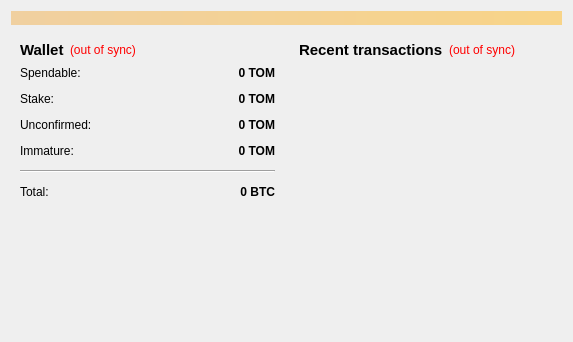
<?xml version="1.0" encoding="UTF-8"?>
<ui version="4.0">
 <class>OverviewPage</class>
 <widget class="QWidget" name="OverviewPage">
  <property name="geometry">
   <rect>
    <x>0</x>
    <y>0</y>
    <width>573</width>
    <height>342</height>
   </rect>
  </property>
  <property name="windowTitle">
   <string>Form</string>
  </property>
  <layout class="QVBoxLayout" name="topLayout">
   <item>
    <widget class="QLabel" name="labelAlerts">
     <property name="visible">
      <bool>false</bool>
     </property>
     <property name="styleSheet">
      <string notr="true">background-color: qlineargradient(x1: 0, y1: 0, x2: 1, y2: 0, stop:0 #F0D0A0, stop:1 #F8D488);  color:#000000
</string>
     </property>
     <property name="wordWrap">
      <bool>true</bool>
     </property>
     <property name="margin">
      <number>3</number>
     </property>
    </widget>
   </item>
   <item>
    <layout class="QHBoxLayout" name="horizontalLayout" stretch="1,1">
     <item>
      <layout class="QVBoxLayout" name="verticalLayout_2">
       <item>
        <widget class="QWidget" name="widget" native="true">
         <layout class="QVBoxLayout" name="verticalLayout_4">
          <item>
           <layout class="QHBoxLayout" name="horizontalLayout_4">
            <item>
             <widget class="QLabel" name="label_5">
              <property name="font">
               <font>
                <pointsize>11</pointsize>
                <weight>75</weight>
                <bold>true</bold>
               </font>
              </property>
              <property name="text">
               <string>Wallet</string>
              </property>
             </widget>
            </item>
            <item>
             <widget class="QLabel" name="labelWalletStatus">
              <property name="toolTip">
               <string>The displayed information may be out of date. Your wallet automatically synchronizes with the statky network after a connection is established, but this process has not completed yet.</string>
              </property>
              <property name="styleSheet">
               <string notr="true">QLabel { color: red; }</string>
              </property>
              <property name="text">
               <string notr="true">(out of sync)</string>
              </property>
              <property name="alignment">
               <set>Qt::AlignLeading|Qt::AlignLeft|Qt::AlignVCenter</set>
              </property>
             </widget>
            </item>
            <item>
             <spacer name="horizontalSpacer_2">
              <property name="orientation">
               <enum>Qt::Horizontal</enum>
              </property>
              <property name="sizeHint" stdset="0">
               <size>
                <width>40</width>
                <height>20</height>
               </size>
              </property>
             </spacer>
            </item>
           </layout>
          </item>
          <item>
           <layout class="QFormLayout" name="formLayout_2">
            <property name="fieldGrowthPolicy">
             <enum>QFormLayout::AllNonFixedFieldsGrow</enum>
            </property>
            <property name="horizontalSpacing">
             <number>12</number>
            </property>
            <property name="verticalSpacing">
             <number>12</number>
            </property>
            <item row="0" column="0">
             <widget class="QLabel" name="label">
              <property name="text">
               <string>Spendable:</string>
              </property>
             </widget>
            </item>
            <item row="0" column="1">
             <widget class="QLabel" name="labelBalance">
              <property name="font">
               <font>
                <weight>75</weight>
                <bold>true</bold>
               </font>
              </property>
              <property name="cursor">
               <cursorShape>IBeamCursor</cursorShape>
              </property>
              <property name="toolTip">
               <string>Your current spendable balance</string>
              </property>
              <property name="text">
               <string notr="true">0 TOM</string>
              </property>
              <property name="alignment">
               <set>Qt::AlignRight|Qt::AlignTrailing|Qt::AlignVCenter</set>
              </property>
              <property name="textInteractionFlags">
               <set>Qt::LinksAccessibleByMouse|Qt::TextSelectableByKeyboard|Qt::TextSelectableByMouse</set>
              </property>
             </widget>
            </item>
            <item row="1" column="0">
             <widget class="QLabel" name="label_6">
              <property name="text">
               <string>Stake:</string>
              </property>
             </widget>
            </item>
            <item row="1" column="1">
             <widget class="QLabel" name="labelStake">
              <property name="font">
               <font>
                <weight>75</weight>
                <bold>true</bold>
               </font>
              </property>
              <property name="cursor">
               <cursorShape>IBeamCursor</cursorShape>
              </property>
              <property name="toolTip">
               <string>Total of coins that was staked, and do not yet count toward the current balance</string>
              </property>
              <property name="text">
               <string notr="true">0 TOM</string>
              </property>
              <property name="alignment">
               <set>Qt::AlignRight|Qt::AlignTrailing|Qt::AlignVCenter</set>
              </property>
              <property name="textInteractionFlags">
               <set>Qt::LinksAccessibleByMouse|Qt::TextSelectableByKeyboard|Qt::TextSelectableByMouse</set>
              </property>
             </widget>
            </item>
            <item row="2" column="0">
             <widget class="QLabel" name="label_3">
              <property name="text">
               <string>Unconfirmed:</string>
              </property>
             </widget>
            </item>
            <item row="2" column="1">
             <widget class="QLabel" name="labelUnconfirmed">
              <property name="font">
               <font>
                <weight>75</weight>
                <bold>true</bold>
               </font>
              </property>
              <property name="cursor">
               <cursorShape>IBeamCursor</cursorShape>
              </property>
              <property name="toolTip">
               <string>Total of transactions that have yet to be confirmed, and do not yet count toward the current balance</string>
              </property>
              <property name="text">
               <string notr="true">0 TOM</string>
              </property>
              <property name="alignment">
               <set>Qt::AlignRight|Qt::AlignTrailing|Qt::AlignVCenter</set>
              </property>
              <property name="textInteractionFlags">
               <set>Qt::LinksAccessibleByMouse|Qt::TextSelectableByKeyboard|Qt::TextSelectableByMouse</set>
              </property>
             </widget>
            </item>
            <item row="3" column="0">
             <widget class="QLabel" name="labelImmatureText">
              <property name="text">
               <string>Immature:</string>
              </property>
             </widget>
            </item>
            <item row="3" column="1">
             <widget class="QLabel" name="labelImmature">
              <property name="font">
               <font>
                <weight>75</weight>
                <bold>true</bold>
               </font>
              </property>
              <property name="toolTip">
               <string>Mined balance that has not yet matured</string>
              </property>
              <property name="text">
               <string notr="true">0 TOM</string>
              </property>
              <property name="alignment">
               <set>Qt::AlignRight|Qt::AlignTrailing|Qt::AlignVCenter</set>
              </property>
              <property name="textInteractionFlags">
               <set>Qt::LinksAccessibleByMouse|Qt::TextSelectableByKeyboard|Qt::TextSelectableByMouse</set>
              </property>
             </widget>
            </item>
            <item row="4" column="0" colspan="2">
             <widget class="Line" name="line">
              <property name="orientation">
               <enum>Qt::Horizontal</enum>
              </property>
             </widget>
            </item>
            <item row="5" column="0">
             <widget class="QLabel" name="labelTotalText">
              <property name="text">
               <string>Total:</string>
              </property>
             </widget>
            </item>
            <item row="5" column="1">
             <widget class="QLabel" name="labelTotal">
              <property name="font">
               <font>
                <weight>75</weight>
                <bold>true</bold>
               </font>
              </property>
              <property name="cursor">
               <cursorShape>IBeamCursor</cursorShape>
              </property>
              <property name="toolTip">
               <string>Your current total balance</string>
              </property>
              <property name="text">
               <string notr="true">0 BTC</string>
              </property>
              <property name="alignment">
               <set>Qt::AlignRight|Qt::AlignTrailing|Qt::AlignVCenter</set>
              </property>
              <property name="textInteractionFlags">
               <set>Qt::LinksAccessibleByMouse|Qt::TextSelectableByKeyboard|Qt::TextSelectableByMouse</set>
              </property>
             </widget>
            </item>
           </layout>
          </item>
         </layout>
        </widget>
       </item>
       <item>
        <spacer name="verticalSpacer">
         <property name="orientation">
          <enum>Qt::Vertical</enum>
         </property>
         <property name="sizeHint" stdset="0">
          <size>
           <width>20</width>
           <height>40</height>
          </size>
         </property>
        </spacer>
       </item>
      </layout>
     </item>
     <item>
      <layout class="QVBoxLayout" name="verticalLayout_3">
       <item>
        <widget class="QWidget" name="widget_2" native="true">
         <layout class="QVBoxLayout" name="verticalLayout">
          <item>
           <layout class="QHBoxLayout" name="horizontalLayout_2">
            <item>
             <widget class="QLabel" name="label_4">
              <property name="font">
               <font>
                <pointsize>11</pointsize>
                <weight>75</weight>
                <bold>true</bold>
               </font>
              </property>
              <property name="text">
               <string>&lt;b&gt;Recent transactions&lt;/b&gt;</string>
              </property>
             </widget>
            </item>
            <item>
             <widget class="QLabel" name="labelTransactionsStatus">
              <property name="toolTip">
               <string>The displayed information may be out of date. Your wallet automatically synchronizes with the statky network after a connection is established, but this process has not completed yet.</string>
              </property>
              <property name="styleSheet">
               <string notr="true">QLabel { color: red; }</string>
              </property>
              <property name="text">
               <string notr="true">(out of sync)</string>
              </property>
              <property name="alignment">
               <set>Qt::AlignRight|Qt::AlignTrailing|Qt::AlignVCenter</set>
              </property>
             </widget>
            </item>
            <item>
             <spacer name="horizontalSpacer">
              <property name="orientation">
               <enum>Qt::Horizontal</enum>
              </property>
              <property name="sizeHint" stdset="0">
               <size>
                <width>40</width>
                <height>20</height>
               </size>
              </property>
             </spacer>
            </item>
           </layout>
          </item>
          <item>
           <widget class="QListView" name="listTransactions">
            <property name="styleSheet">
             <string notr="true">QListView { background: transparent; }</string>
            </property>
            <property name="frameShape">
             <enum>QFrame::NoFrame</enum>
            </property>
            <property name="verticalScrollBarPolicy">
             <enum>Qt::ScrollBarAlwaysOff</enum>
            </property>
            <property name="horizontalScrollBarPolicy">
             <enum>Qt::ScrollBarAlwaysOff</enum>
            </property>
            <property name="selectionMode">
             <enum>QAbstractItemView::NoSelection</enum>
            </property>
           </widget>
          </item>
         </layout>
        </widget>
       </item>
      </layout>
     </item>
    </layout>
   </item>
  </layout>
 </widget>
 <resources/>
 <connections/>
</ui>
